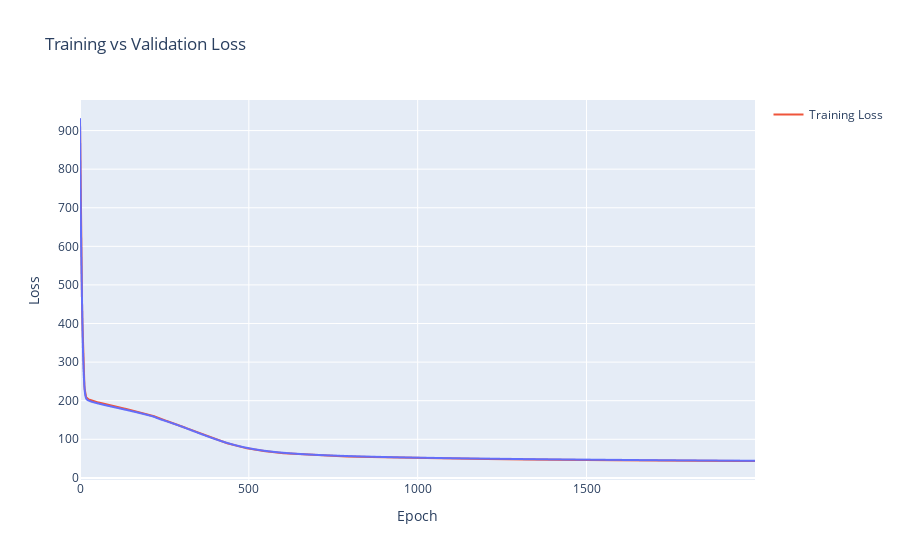

Source (notebook cell):
### Code cell
start = time.time()

mlp_model = MLP([50,30,20,1],0.00005,42)
mlp_model.fit(X_train_processed,y_train,epochs=2000,validation=(X_test_processed,y_test))
end = time.time()
mlp_time = f"{end-start} sec"

### Figure 1 — Plotly figure (JSON) as saved in the notebook; plotly's stock layout.template omitted (floating-point values rounded to 4 significant figures; data arrays with more than 128 entries replaced by an {"elided": "..."} marker saying what was removed)
{"data": [{"hovertemplate": "Epoch=%{x}<br>Loss=%{y}<extra></extra>", "legendgroup": "", "line": {"color": "#636efa", "dash": "solid"}, "marker": {"symbol": "circle"}, "mode": "lines", "name": "Training Loss", "showlegend": false, "type": "scattergl", "x": {"elided": "2000 int values"}, "xaxis": "x", "y": {"elided": "2000 float values"}, "yaxis": "y"}, {"mode": "lines", "name": "Training Loss", "type": "scatter", "x": {"elided": "2000 int values"}, "y": {"elided": "2000 float values"}}], "layout": {"legend": {"tracegroupgap": 0}, "title": {"text": "Training vs Validation Loss"}, "xaxis": {"anchor": "y", "domain": [0, 1], "title": {"text": "Epoch"}}, "yaxis": {"anchor": "x", "domain": [0, 1], "title": {"text": "Loss"}}}}
